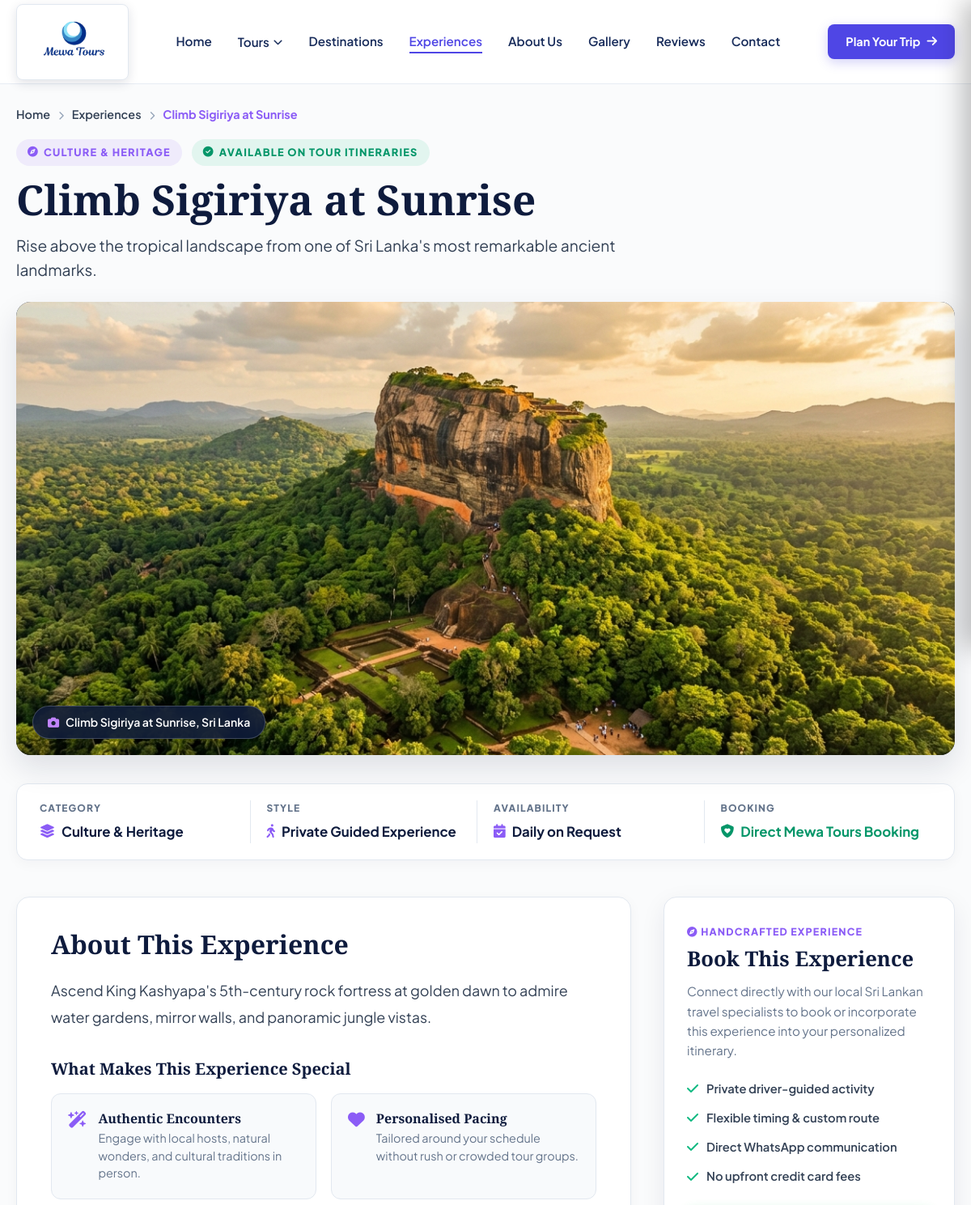
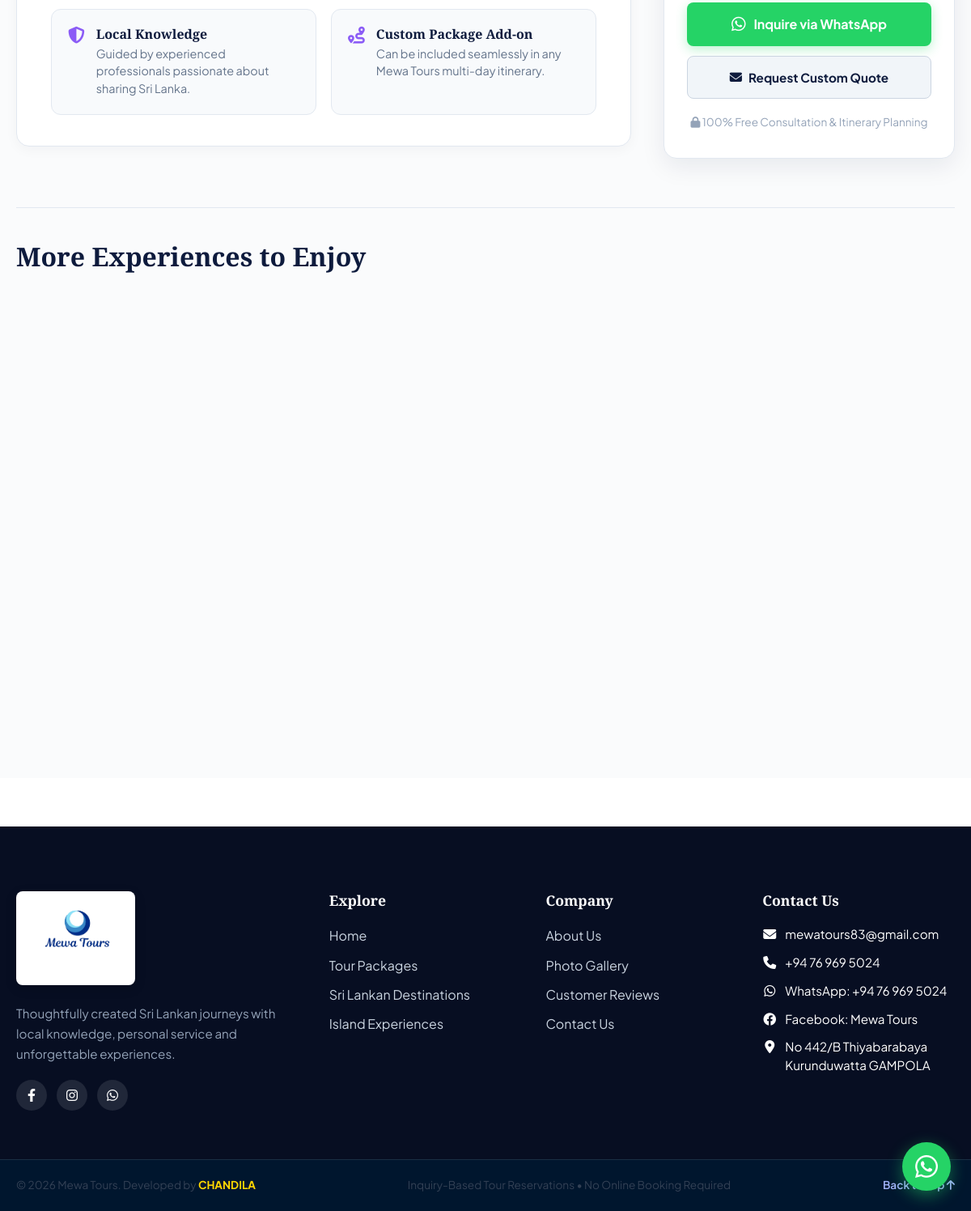
The page /experience-details.php?slug=climb-sigiriya-at-sunrise on the database its author committed (2 pictures, top to bottom).
### tables this page shows
CREATE TABLE `experiences` (
  `id` bigint(20) unsigned NOT NULL AUTO_INCREMENT,
  `category_id` bigint(20) unsigned DEFAULT NULL,
  `name` varchar(150) NOT NULL,
  `slug` varchar(170) NOT NULL,
  `short_description` text DEFAULT NULL,
  `description` longtext DEFAULT NULL,
  `featured_image` varchar(255) DEFAULT NULL,
  `status` enum('ACTIVE','INACTIVE') NOT NULL DEFAULT 'ACTIVE',
  `is_featured` tinyint(1) NOT NULL DEFAULT 0,
  `display_order` int(11) NOT NULL DEFAULT 0,
  `created_at` timestamp NOT NULL DEFAULT current_timestamp(),
  `updated_at` timestamp NOT NULL DEFAULT current_timestamp() ON UPDATE current_timestamp(),
  PRIMARY KEY (`id`),
  UNIQUE KEY `slug` (`slug`),
  KEY `idx_exp_slug` (`slug`),
  KEY `idx_exp_status` (`status`),
  KEY `fk_exp_category` (`category_id`),
  CONSTRAINT `fk_exp_category` FOREIGN KEY (`category_id`) REFERENCES `experience_categories` (`id`) ON DELETE SET NULL
);

CREATE TABLE `experience_categories` (
  `id` bigint(20) unsigned NOT NULL AUTO_INCREMENT,
  `name` varchar(100) NOT NULL,
  `slug` varchar(120) NOT NULL,
  `description` text DEFAULT NULL,
  `created_at` timestamp NOT NULL DEFAULT current_timestamp(),
  `updated_at` timestamp NOT NULL DEFAULT current_timestamp() ON UPDATE current_timestamp(),
  PRIMARY KEY (`id`),
  UNIQUE KEY `slug` (`slug`)
);

### views/client/experience-details.php (the view, shortened to what the rows shown need)
<?php
$heroImgSrc = !empty($experience['featured_image'])
    ? ((strpos($experience['featured_image'], 'http') === 0) ? $experience['featured_image'] : asset_url('images/' . e($experience['featured_image'])))
    : asset_url('images/experiences/hero-experiences-safari.jpg');
?>
<link rel="stylesheet" href="<?= asset_url('css/experiences.css') ?>">
<main class="exp-details-page">
    <div class="container">
        <nav class="exp-page-breadcrumb" aria-label="Breadcrumb">
            <ol>
                <li><a href="<?= base_url() ?>">Home</a></li>
                <li><i class="fa-solid fa-chevron-right"></i></li>
                <li><a href="<?= base_url('experiences') ?>">Experiences</a></li>
                <li><i class="fa-solid fa-chevron-right"></i></li>
                <li class="active"><?= e($experience['name']) ?></li>
            </ol>
        </nav>
        <header class="exp-page-header">
            <div class="exp-badge-row">
                <span class="exp-badge-pill">
                    <i class="fa-solid fa-compass"></i> <?= e($experience['category_name'] ?? 'Curated Activity') ?>
                </span>
                <span class="exp-badge-pill" style="background: rgba(16, 185, 129, 0.1); color: #059669;">
                    <i class="fa-solid fa-circle-check"></i> Available on Tour Itineraries
                </span>
            </div>
            <h1 class="exp-page-title"><?= e($experience['name']) ?></h1>
            <p class="exp-page-subtitle">
                <?= e($experience['short_description'] ?? 'Authentic handpicked Sri Lankan travel experience.') ?>
            </p>
        </header>
        <div class="exp-showcase-wrapper">
            <img src="<?= e($heroImgSrc) ?>"
                 alt="<?= e($experience['name']) ?> - Sri Lanka Experience"
                 class="exp-showcase-img"
                 onerror="this.src='https://images.unsplash.com/photo-1544979590-37e9b47eb705?auto=format&fit=crop&w=1600&q=80'">
            <div class="exp-showcase-badge">
                <i class="fa-solid fa-camera"></i> <?= e($experience['name']) ?>, Sri Lanka
            </div>
        </div>
        <div class="exp-quick-stats">
            <div class="stat-item">
                <span class="stat-label">CATEGORY</span>
                <span class="stat-value">
                    <i class="fa-solid fa-layer-group"></i> <?= e($experience['category_name'] ?? 'Adventure & Culture') ?>
                </span>
            </div>
        </div>
        <div class="exp-content-layout">
            <article class="exp-story-column">
                <h2 class="exp-story-heading">About This Experience</h2>
                <div class="exp-story-body">
                    <?= nl2br(e($experience['description'] ?? $experience['short_description'] ?? '')) ?>
                </div>
                <h3 class="exp-highlights-title">What Makes This Experience Special</h3>
                <div class="exp-highlight-grid">
                    <div class="exp-highlight-box">
                    </div>
                    <div class="exp-highlight-box">
                    </div>
                    <div class="exp-highlight-box">
                    </div>
                    <div class="exp-highlight-box">
                    </div>
                </div>
            </article>
        </div>
        <?php if (!empty($related_experiences)): ?>
        <section class="exp-related-section">
            <h2 class="exp-related-title">More Experiences to Enjoy</h2>
        </section>
        <?php endif; ?>
    </div>
</main>

### rows shown on the page
experiences: name "Climb Sigiriya at Sunrise", category.name "CULTURE & HERITAGE", short_description "Rise above the tropical landscape from one of Sri Lanka's most remarkable ancient landmarks.", featured_image (picture), category.name "Culture & Heritage", description "Ascend King Kashyapa's 5th-century rock fortress at golden dawn to admire water gardens, mirror walls, and panoramic jungle vistas."

### other values the page prints
$config['company']['email'] "mewatours83@gmail.com"
$config['company']['phone'] "+94 76 969 5024"
$config['company']['address'] "No 442/B Thiyabarabaya Kurunduwatta GAMPOLA"
